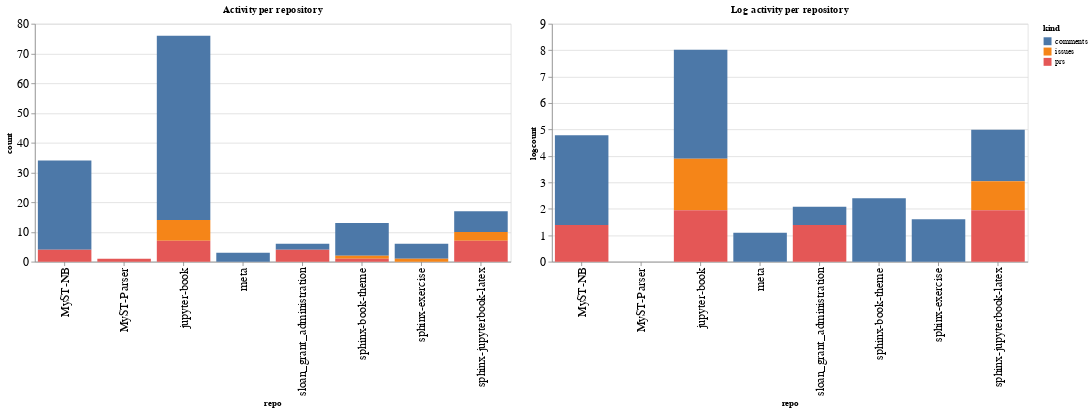

Here is the notebook cell this chart was saved with:
### Code cell
ch1 = alt.Chart(repo_summaries, width=600, title="Activity per repository").mark_bar().encode(
    x='repo',
    y='count',
    color='kind',
    tooltip="kind"
)

ch2 = alt.Chart(repo_summaries, width=600, title="Log activity per repository").mark_bar().encode(
    x='repo',
    y='logcount',
    color='kind',
    tooltip="kind"
)

ch1 | ch2

### Figure 1 — Vega-Lite specification as saved in the notebook (floating-point values rounded to 4 significant figures)
{"config": {"axisLeft": {"labelFontSize": 15}, "axisBottom": {"labelFontSize": 15}}, "hconcat": [{"mark": "bar", "encoding": {"color": {"type": "nominal", "field": "kind"}, "tooltip": {"type": "nominal", "field": "kind"}, "x": {"type": "nominal", "field": "repo"}, "y": {"type": "quantitative", "field": "count"}}, "title": "Activity per repository", "width": 600}, {"mark": "bar", "encoding": {"color": {"type": "nominal", "field": "kind"}, "tooltip": {"type": "nominal", "field": "kind"}, "x": {"type": "nominal", "field": "repo"}, "y": {"type": "quantitative", "field": "logcount"}}, "title": "Log activity per repository", "width": 600}], "data": {"name": "data-2abe987f4b9a9fe3e5032e4364729097"}, "$schema": "https://vega.github.io/schema/vega-lite/v4.8.1.json", "datasets": {"data-2abe987f4b9a9fe3e5032e4364729097": [{"repo": "MyST-NB", "kind": "comments", "count": 30, "logcount": 3.401}, {"repo": "MyST-NB", "kind": "prs", "count": 4, "logcount": 1.386}, {"repo": "MyST-Parser", "kind": "prs", "count": 1, "logcount": 0.0}, {"repo": "jupyter-book", "kind": "comments", "count": 62, "logcount": 4.127}, {"repo": "jupyter-book", "kind": "issues", "count": 7, "logcount": 1.946}, {"repo": "jupyter-book", "kind": "prs", "count": 7, "logcount": 1.946}, {"repo": "meta", "kind": "comments", "count": 3, "logcount": 1.099}, {"repo": "sloan_grant_administration", "kind": "comments", "count": 2, "logcount": 0.6931}, {"repo": "sloan_grant_administration", "kind": "prs", "count": 4, "logcount": 1.386}, {"repo": "sphinx-book-theme", "kind": "comments", "count": 11, "logcount": 2.398}, {"repo": "sphinx-book-theme", "kind": "issues", "count": 1, "logcount": 0.0}, {"repo": "sphinx-book-theme", "kind": "prs", "count": 1, "logcount": 0.0}, {"repo": "sphinx-exercise", "kind": "comments", "count": 5, "logcount": 1.609}, {"repo": "sphinx-exercise", "kind": "issues", "count": 1, "logcount": 0.0}, {"repo": "sphinx-jupyterbook-latex", "kind": "comments", "count": 7, "logcount": 1.946}, {"repo": "sphinx-jupyterbook-latex", "kind": "issues", "count": 3, "logcount": 1.099}, {"repo": "sphinx-jupyterbook-latex", "kind": "prs", "count": 7, "logcount": 1.946}]}}
